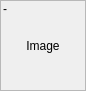
<?xml version="1.0" encoding="UTF-8"?>
<ui version="4.0">
 <class>ThumbImageFrame</class>
 <widget class="QFrame" name="ThumbImageFrame">
  <property name="geometry">
   <rect>
    <x>0</x>
    <y>0</y>
    <width>86</width>
    <height>91</height>
   </rect>
  </property>
  <property name="maximumSize">
   <size>
    <width>120</width>
    <height>119</height>
   </size>
  </property>
  <property name="windowTitle">
   <string>Frame</string>
  </property>
  <property name="frameShape">
   <enum>QFrame::StyledPanel</enum>
  </property>
  <property name="frameShadow">
   <enum>QFrame::Raised</enum>
  </property>
  <layout class="QVBoxLayout" name="verticalLayout">
   <property name="spacing">
    <number>0</number>
   </property>
   <property name="leftMargin">
    <number>2</number>
   </property>
   <property name="topMargin">
    <number>0</number>
   </property>
   <property name="rightMargin">
    <number>2</number>
   </property>
   <property name="bottomMargin">
    <number>0</number>
   </property>
   <item>
    <widget class="QLabel" name="nameLabel">
     <property name="sizePolicy">
      <sizepolicy hsizetype="Preferred" vsizetype="Minimum">
       <horstretch>0</horstretch>
       <verstretch>0</verstretch>
      </sizepolicy>
     </property>
     <property name="text">
      <string>-</string>
     </property>
    </widget>
   </item>
   <item>
    <widget class="QImageDisplay" name="globalImageLabel">
     <property name="sizePolicy">
      <sizepolicy hsizetype="Fixed" vsizetype="Fixed">
       <horstretch>0</horstretch>
       <verstretch>0</verstretch>
      </sizepolicy>
     </property>
     <property name="minimumSize">
      <size>
       <width>80</width>
       <height>60</height>
      </size>
     </property>
     <property name="maximumSize">
      <size>
       <width>82</width>
       <height>62</height>
      </size>
     </property>
     <property name="mouseTracking">
      <bool>true</bool>
     </property>
     <property name="styleSheet">
      <string notr="true"/>
     </property>
     <property name="frameShape">
      <enum>QFrame::NoFrame</enum>
     </property>
     <property name="text">
      <string>Image</string>
     </property>
     <property name="alignment">
      <set>Qt::AlignCenter</set>
     </property>
    </widget>
   </item>
   <item>
    <widget class="QLabel" name="starsLabel">
     <property name="font">
      <font>
       <pointsize>8</pointsize>
      </font>
     </property>
     <property name="text">
      <string/>
     </property>
    </widget>
   </item>
  </layout>
 </widget>
 <customwidgets>
  <customwidget>
   <class>QImageDisplay</class>
   <extends>QLabel</extends>
   <header location="global">qimagedisplay.h</header>
  </customwidget>
 </customwidgets>
 <resources/>
 <connections/>
</ui>
